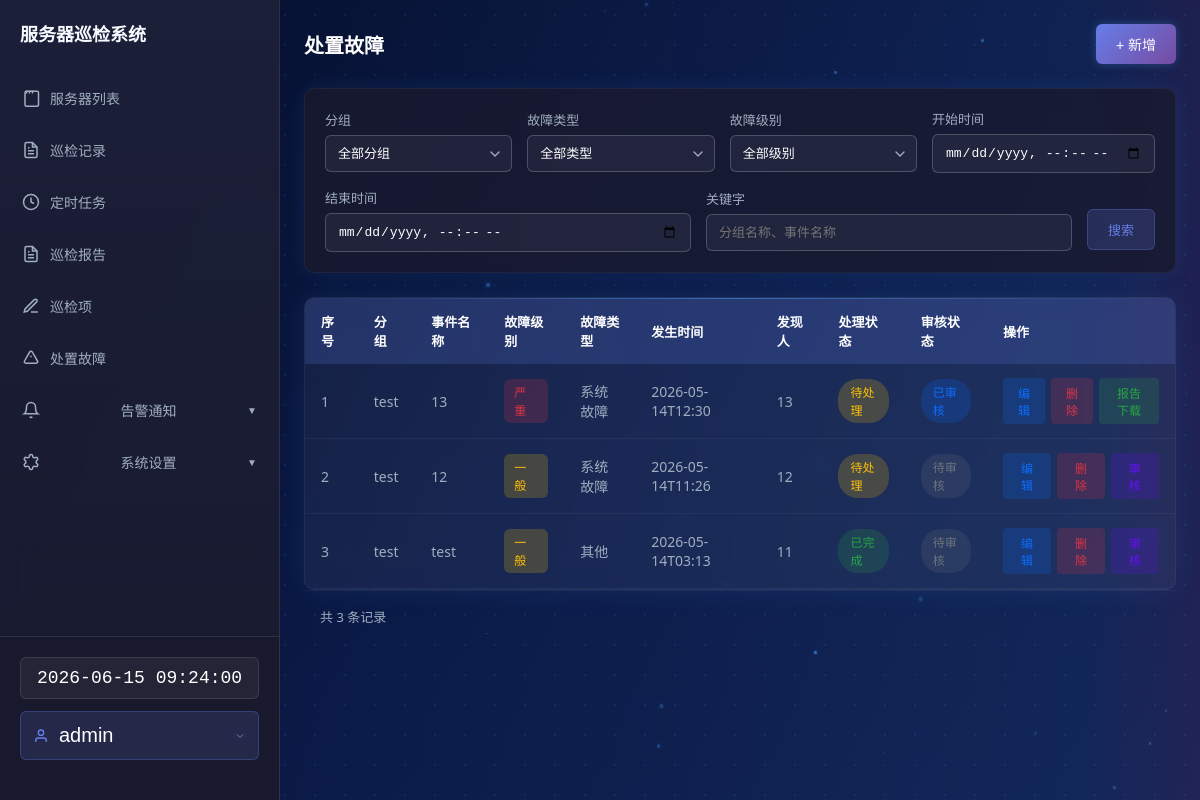
Page /faults (signed in) on the committed database.
### tables this page shows
CREATE TABLE faults (
            id INTEGER PRIMARY KEY AUTOINCREMENT,
            group_id INTEGER,
            group_name TEXT,
            event_name TEXT NOT NULL,
            fault_level TEXT,
            fault_type TEXT,
            fault_description TEXT,
            occurrence_time TIMESTAMP DEFAULT CURRENT_TIMESTAMP,
            discoverer TEXT,
            processing_status TEXT DEFAULT '待处理',
            processing_person TEXT,
            processing_time TIMESTAMP DEFAULT CURRENT_TIMESTAMP,
            processing_description TEXT,
            review_status TEXT DEFAULT '待审核',
            review_person TEXT,
            review_time TIMESTAMP DEFAULT CURRENT_TIMESTAMP,
            review_comment TEXT,
            report_path TEXT,
            is_deleted INTEGER DEFAULT 0,
            created_at TIMESTAMP DEFAULT CURRENT_TIMESTAMP,
            updated_at TIMESTAMP DEFAULT CURRENT_TIMESTAMP
        );

### app.py (the view)
    def decorated_function(*args, **kwargs):
        token = request.headers.get('X-API-Token')
        if token:
            username = validate_token(token)
            if username:
                session['username'] = username
                return f(*args, **kwargs)
        if 'username' in session:
            return f(*args, **kwargs)
        return jsonify({'success': False, 'message': '未授权访问，请先登录或提供有效的 API Token'}), 401

### app.py (called while the page is built)
def login_required(f):
    def decorated_function(*args, **kwargs):
        token = request.headers.get('X-API-Token')
        if token:
            username = validate_token(token)
            if username:
                session['username'] = username
                return f(*args, **kwargs)
        if 'username' in session:
            return f(*args, **kwargs)
        return jsonify({'success': False, 'message': '未授权访问，请先登录或提供有效的 API Token'}), 401
    decorated_function.__name__ = f.__name__
    decorated_function.__doc__ = f.__doc__
    return decorated_function

@app.route('/faults')
@login_required
def faults():
    groups = get_all_groups()
    group_id = request.args.get('group_id')
    fault_type = request.args.get('fault_type')
    fault_level = request.args.get('fault_level')
    start_time = request.args.get('start_time')
    end_time = request.args.get('end_time')
    keyword = request.args.get('keyword')
    page = request.args.get('page', 1, type=int)
    per_page = 10
    faults_list = get_all_faults(page, per_page, group_id, fault_type, fault_level, start_time, end_time, keyword)
    total = get_faults_count(group_id, fault_type, fault_level, start_time, end_time, keyword)
    return render_template('faults.html',
                         groups=groups,
                         faults=faults_list,
                         page=page,
                         per_page=per_page,
                         total=total)

### database.py (called while the page is built, shortened)
def _get_db_module():
    if DATABASE_TYPE == 'postgresql':
        import psycopg
        return psycopg
    elif DATABASE_TYPE != 'sqlite':
        import mysql.connector
        return mysql.connector
    else:  # sqlite
        import sqlite3
        return sqlite3

def _get_connection_string():
    if DATABASE_TYPE == 'postgresql':
        return {
            'host': DB_HOST,
            'port': DB_PORT,
            'user': DB_USER,
            'password': DB_PASSWORD,
            'database': DB_DATABASE
        }
    else:  # sqlite
        return DATABASE_PATH

### templates/faults.html (shortened to what this page needs)
<!DOCTYPE html>
<html lang="zh-CN">
<head>
    <link rel="stylesheet" href="/static/css/tech-effects.css">
</head>
<body>
    <div id="particles-js"></div>
    {% include 'sidebar.html' %}
    <main class="main-content">
        <div class="header">
            <h2>处置故障</h2>
            <button class="btn btn-add" onclick="showAddModal()">+ 新增</button>
        </div>
        <div class="search-bar">
            <div class="form-group">
                <label for="searchGroup">分组</label>
                <select id="searchGroup">
                    <option value="0">全部分组</option>
                </select>
            </div>
            <div class="form-group">
                <label for="searchFaultType">故障类型</label>
                <select id="searchFaultType">
                    <option value="">全部类型</option>
                </select>
            </div>
            <div class="form-group">
                <label for="searchFaultLevel">故障级别</label>
                <select id="searchFaultLevel">
                    <option value="">全部级别</option>
                </select>
            </div>
            <div class="form-group">
                <label for="startTime">开始时间</label>
                <input type="datetime-local" id="startTime">
            </div>
            <div class="form-group">
                <label for="endTime">结束时间</label>
                <input type="datetime-local" id="endTime">
            </div>
            <div class="form-group">
                <label for="keyword">关键字</label>
                <input type="text" id="keyword" placeholder="分组名称、事件名称">
            </div>
            <button id="searchBtn" type="button">搜索</button>
        </div>
        <div class="table-container">
            <table class="data-table">
                <thead>
                    <tr>
                        <th>序号</th>
                        <th>分组</th>
                        <th>事件名称</th>
                        <th>故障级别</th>
                        <th>故障类型</th>
                        <th>发生时间</th>
                        <th>发现人</th>
                        <th>处理状态</th>
                        <th>审核状态</th>
                        <th>操作</th>
                    </tr>
                </thead>
                <tbody>
                    {% for fault in faults %}
                    <tr>
                        <td>{{ loop.index + (page - 1) * per_page }}</td>
                        <td>{{ fault[2] }}</td>
                        <td>{{ fault[3] }}</td>
                        <td>
                            <span class="fault-level {{ 'critical' if fault[4] == '严重' else 'major' if fault[4] == '重要' else 'minor' }}">
                                {{ fault[4] }}
                            </span>
                        </td>
                        <td>{{ fault[5] }}</td>
                        <td>{{ fault[7] }}</td>
                        <td>{{ fault[8] }}</td>
                        <td>
                            <span class="status-badge {{ 'pending' if fault[9] == '待处理' else 'processing' if fault[9] == '处理中' else 'completed' }}">
                                {{ fault[9] }}
                            </span>
                        </td>
                        <td>
                            <span class="status-badge {{ 'review-pending' if fault[13] == '待审核' else 'reviewed' }}">
                                {{ fault[13] }}
                            </span>
                        </td>
                        <td>
                            <div class="action-btns">
                                <button class="action-btn edit" onclick="showEditModal({{ fault[0] }})">编辑</button>
                                <button class="action-btn delete" onclick="deleteFault({{ fault[0] }})">删除</button>
                                {% if fault[17] %}
                                <button class="action-btn download" onclick="downloadReport('{{ fault[17] }}')">报告下载</button>
                                {% endif %}
                                {% if fault[13] == '待审核' %}
                                <button class="action-btn review" onclick="showReviewModal({{ fault[0] }})">审核</button>
                                {% endif %}
                            </div>
                        </td>
                    </tr>
                    {% endfor %}
                </tbody>
            </table>
        </div>
        <div class="pagination">
            <div class="pagination-info">共 {{ total }} 条记录</div>
        </div>
    </main>
</body>
</html>

### static/css/tech-effects.css (style rules this page uses)
#particles-js { position: fixed; width: 100%; height: 100%; top: 0; left: 0; z-index: 0; pointer-events: none; }
.search-bar { background: rgba(13, 25, 58, 0.6); border: 1px solid rgba(60, 140, 255, 0.25); border-radius: 6px; padding: 15px 20px; display: flex; gap: 12px; align-items: center; backdrop-filter: blur(6px); position: relative; overflow: hidden; box-shadow: 0 0 20px rgba(73, 160, 255, 0.1); }
.search-bar::before { content: ""; position: absolute; top: 0; left: -100%; width: 100%; height: 100%; background: linear-gradient(90deg, transparent, rgba(73, 160, 255, 0.2), transparent); animation: barShine 4s linear infinite; }
.card, .table-container { background: rgba(13, 25, 58, 0.6); border: 1px solid rgba(60, 140, 255, 0.25); border-radius: 8px; overflow: hidden; backdrop-filter: blur(6px); position: relative; box-shadow: 0 0 30px rgba(73, 160, 255, 0.1); }
.card::before, .table-container::before { content: ""; position: absolute; top: 0; left: 0; right: 0; height: 1px; background: linear-gradient(90deg, transparent, rgba(73, 160, 255, 0.5), transparent); animation: borderShine 3s linear infinite; }
.btn-blue, .btn-add, .btn-primary { padding: 8px 18px; background: linear-gradient(135deg, #2d7cff 0%, #49a0ff 100%); color: #fff; border: none; border-radius: 4px; cursor: pointer; transition: all 0.3s; position: relative; overflow: hidden; box-shadow: 0 0 10px rgba(73, 160, 255, 0.3); }
.pagination { padding: 16px; display: flex; justify-content: space-between; align-items: center; border-top: 1px solid rgba(255, 255, 255, 0.05); }
.pagination-info { color: #a0aec0; font-size: 13px; }

### rows in the picture
faults: group_name "test", event_name "13", fault_level "严重", fault_type "系统故障", occurrence_time "2026-05-14T12:30", discoverer "13", processing_status "待处理", review_status "已审核"
faults: group_name "test", event_name "12", fault_level "一般", fault_type "系统故障", occurrence_time "2026-05-14T11:26", discoverer "12", processing_status "待处理", review_status "待审核"
faults: group_name "test", event_name "test", fault_level "一般", fault_type "其他", occurrence_time "2026-05-14T03:13", discoverer "11", processing_status "已完成", review_status "待审核"

### other values in the picture
{{ session.get('username', '用户') }} "admin"
{{ total }} "3"
